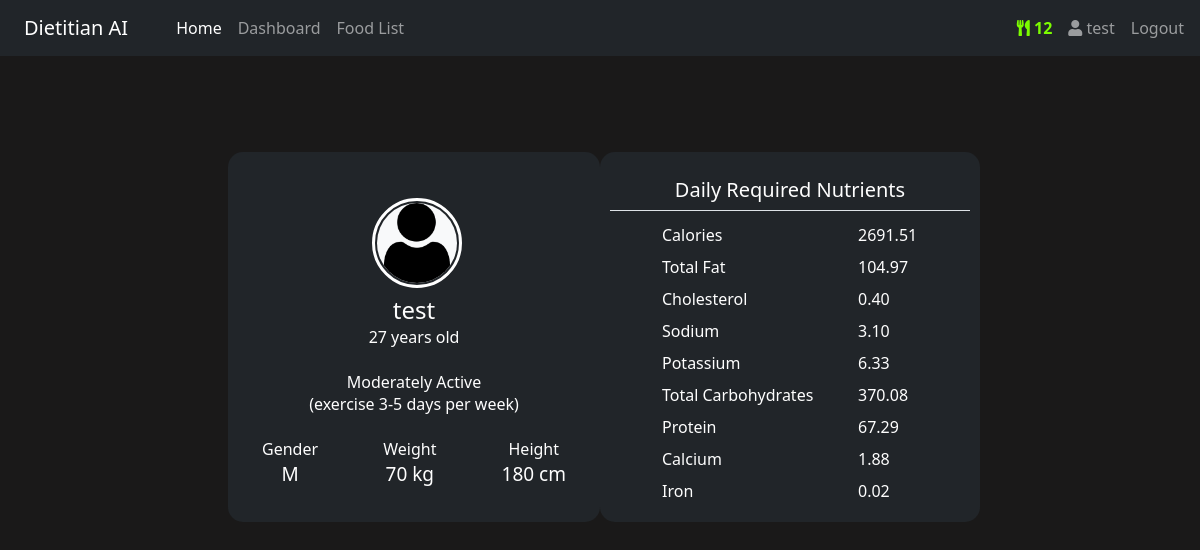
The app's page /profile (signed in) with its own data.
### market/models.py (models this page shows, shortened)
class User(db.Model, UserMixin):
    id=db.Column(db.Integer(), primary_key=True)
    username = db.Column(db.String(length=30), nullable=False, unique=True)
    email_address= db.Column(db.String(length=50), nullable=False, unique=True)
    password_hash = db.Column(db.String(length=60), nullable=False)
    age = db.Column(db.Integer(), nullable=False)
    height = db.Column(db.Integer(), nullable=False)
    weight = db.Column(db.Integer(), nullable=False)
    activity = db.Column(db.String(), nullable=False)
    gender = db.Column(db.String(), nullable=False)
    budget = db.Column(db.Integer(), nullable=False, default=0)
    items = db.relationship('Item', backref='owned_user', lazy=True)
    imgs = db.relationship('Upload', backref='owned_user', lazy=True)
    @property
    def password(self):
        return self.password

### market/routes.py (the view)
@app.route('/profile')
@login_required
def profile_page():
    if current_user.is_authenticated:
        count = Item.query.filter_by(owner=current_user.id).count()
        user = User.query.filter_by(id=current_user.id).first()
        activity = []
        if user.activity == '1.2':
            activity.append("Sedentary")
            activity.append("(little or no exercise)")
        if user.activity == '1.375':
            activity.append("Lightly Active")
            activity.append("(exercise 1-3 days per week)")
        if user.activity == '1.55':
            activity.append("Moderately Active")
            activity.append("(exercise 3-5 days per week)")
        if user.activity == '1.725':
            activity.append("Very Active")
            activity.append("(exercise 6-7 days per week)")
        if user.activity == '1.9':
            activity.append("Extra Active")
            activity.append("(hard exercise or physical job")
        daily_Nutritional_caloriesBased = daily_calories()
        return render_template('profile.html',count=count,user=user,activity=activity,daily_Nutrients=daily_Nutritional_caloriesBased)
    else:
        redirect(url_for('login_page'))

### market/globalUtility.py (called while the page is built)
def daily_calories():
    standard_value = [2000,78,0.3,2.3,4.7,275,50,1.4,0.018]
    daily=[]
    user_details=User.query.filter(User.id==current_user.id).first()
    if user_details.gender=='M':
        bmr = 88.36 + (13.4 * float(user_details.weight)) + (4.8 * float(user_details.height)) - (5.7 * float(user_details.age))
        tdee = bmr*float(user_details.activity)
        factor = tdee/2000
        for i,items in enumerate(standard_value):
            daily.append(items*factor)
    if user_details.gender=='F':
        bmr = 447.6 + (9.2 * float(user_details.weight)) + (3.1 * float(user_details.height)) - (4.3 * float(user_details.age))
        tdee = bmr*float(user_details.activity)
        factor = tdee/2000
        for i,items in enumerate(standard_value):
            daily.append(items*factor)
    return daily

### market/models.py (called while the page is built)
@login_manager.user_loader
def load_user(user_id):
    return User.query.get(int(user_id))

### market/templates/profile.html
{% extends 'base.html' %} {% block title %} Dashboard {% endblock %}
{% block content %}
<div class="container">
    <div class="row mt-5 pt-5 gx-0">
        <div class="col-md-2"></div>
        <div class="col-md-4 px-0 mx-0">
            <div class="container d-flex justify-content-center align-items-center">
                 <div class="card">
                 <div class="upper">
                 </div>
                 <div class="user text-center">
                   <div class="profile">
                     <img src="static/images/user.png" class="rounded-circle bg-light" width="80">
                   </div>
                 </div>
                 <div class="mt-5 text-center">
                   <h4 class="mb-0">{{user.username}}</h4>
                   <span class="d-block mb-0">{{user.age}} years old</span>
                   <div class="d-flex justify-content-between align-items-center mt-4 px-4 mb-4">
                    <div class="activity mx-auto">
                      <h6 class="mb-0">{{activity[0]}} </h6>
                      <span>{{activity[1]}}</span>
                    </div>
                  </div>
                   <div class="d-flex justify-content-between align-items-center mt-4 px-4 mb-4">
                     <div class="stats">
                       <h6 class="mb-0">Gender</h6>
                       <span>{{user.gender}}</span>
                     </div>
                     <div class="stats">
                       <h6 class="mb-0">Weight</h6>
                       <span>{{user.weight}} kg</span>
                     </div>
                     <div class="stats">
                       <h6 class="mb-0">Height</h6>
                       <span>{{user.height}} cm</span>
                     </div>
                   </div>
                 </div>
                </div>
            </div>
        </div>
        <div class="col-md-4 px-0 mx-0">
            <div class="card">
                <h5 class="mx-auto text-center pb-2 border-bottom w-100 pt-3">Daily Required Nutrients</h5>
                <div class="container">
                    <div class="row my-1 px-4">
                        <div class="col-md-1"></div>
                        <div class="col-md-7">Calories</div>
                        <div class="col-md-4">{{'%0.2f'| format(daily_Nutrients[0]|float)}}</div>
                    </div>
                    <div class="row my-2 px-4">
                        <div class="col-md-1"></div>
                        <div class="col-md-7">Total Fat</div>
                        <div class="col-md-4">{{'%0.2f'| format(daily_Nutrients[1]|float)}}</div>
                    </div>
                    <div class="row my-2 px-4">
                        <div class="col-md-1"></div>
                        <div class="col-md-7">Cholesterol</div>
                        <div class="col-md-4">{{'%0.2f'| format(daily_Nutrients[2]|float)}}</div>
                    </div>
                    <div class="row my-2 px-4">
                        <div class="col-md-1"></div>
                        <div class="col-md-7">Sodium</div>
                        <div class="col-md-4">{{'%0.2f'| format(daily_Nutrients[3]|float)}}</div>
                    </div>
                    <div class="row my-2 px-4">
                        <div class="col-md-1"></div>
                        <div class="col-md-7">Potassium</div>
                        <div class="col-md-4">{{'%0.2f'| format(daily_Nutrients[4]|float)}}</div>
                    </div>
                    <div class="row my-2 px-4">
                        <div class="col-md-1"></div>
                        <div class="col-md-7">Total Carbohydrates</div>
                        <div class="col-md-4">{{'%0.2f'| format(daily_Nutrients[5]|float)}}</div>
                    </div>
                    <div class="row my-2 px-4">
                        <div class="col-md-1"></div>
                        <div class="col-md-7">Protein</div>
                        <div class="col-md-4">{{'%0.2f'| format(daily_Nutrients[6]|float)}}</div>
                    </div>
                    <div class="row my-2 px-4">
                        <div class="col-md-1"></div>
                        <div class="col-md-7">Calcium</div>
                        <div class="col-md-4">{{'%0.2f'| format(daily_Nutrients[7]|float)}}</div>
                    </div>
                    <div class="row my-2 px-4">
                        <div class="col-md-1"></div>
                        <div class="col-md-7">Iron</div>
                        <div class="col-md-4">{{'%0.2f'| format(daily_Nutrients[8]|float)}}</div>
                    </div>
                </div>
            </div>
        </div>
        <div class="col-md-2"></div>
    </div>
</div>
{% endblock %}

### market/templates/base.html (shortened to what this page needs)
<!DOCTYPE html>
<html lang="en">
  <head>
    <link href="https://cdn.jsdelivr.net/npm/bootstrap@5.0.2/dist/css/bootstrap.min.css" rel="stylesheet"
>
    <link rel="stylesheet" href="https://cdnjs.cloudflare.com/ajax/libs/font-awesome/5.9.0/css/all.min.css"
 />
    <link rel="stylesheet"  href="{{ url_for('static', filename='style.css') }}">
  </head>
  <body>
    <div class="contents">
    <nav class="navbar sticky-top navbar-expand-lg navbar-dark bg-dark">
      <a class="navbar-brand ms-4" href="{{url_for('home_page')}}">Dietitian AI</a>
      <div class="collapse navbar-collapse" id="navbarNav">
        <ul class="navbar-nav me-auto mb-2 mb-lg-0 ps-4">
          <li class="nav-item">
            <a class="nav-link active" href="{{url_for('home_page')}}"
              >Home <span class="sr-only">(current)</span></a
            >
          </li>
          <li class="nav-item">
            <a class="nav-link" href="{{url_for('food_page')}}">Dashboard</a>
          </li>
          <li class="nav-item">
            <a class="nav-link" href="{{url_for('mealList_page')}}">Food List</a>
          </li>
        </ul>
        {% if current_user.is_authenticated %}
          <ul class="navbar-nav me-2 ps-4">
            <li class="nav-item">
              <a class="nav-link" style="color:lawngreen; font-weight: bold">
                <i class="fas fa-solid fa-utensils"></i>
                {{ count }}
              </a>
            </li>
            <li class="nav-item">
              <a class="nav-link" href="{{url_for('profile_page')}}"  ><i class="fas fa-solid fa-user"></i> {{ current_user.username}}</a>
            </li>
            <li class="nav-item">
              <a class="nav-link" href="{{url_for('logout_page')}}">Logout</a>
            </li>
          </ul>
        {% endif %}
      </div>
    </nav>
    {% block content %} {% endblock %}
  </div>
  </body>
</html>

### market/static/style.css (style rules this page uses)
body { background-color: #1a1919; color: white; }
a { text-decoration: none; }
.navbar { z-index: 1000; }
ul { list-style-type: none; padding: 0; margin: 0; color: red; }
.card { color: #fefefe; width: 380px; border: none; border-radius: 15px; padding: 10px; background-color: #212529; position: relative; height: 370px; }
.upper { top:0px; height: 100px; }
.user { position: relative; }
.profile img { height: 80px; width: 80px; margin-top:2px; }
.profile { position: absolute; top:-50px; left: 38%; height: 90px; width: 90px; border:3px solid #fff; border-radius: 50%; }
.stats span { font-size: 19px; color: #fefefe; }
.stats { color: #fefefe; }

### records on screen
User: username "test", age "27", gender "M", weight "70", height "180"

### other values on screen
{{ count }} "12"
{{ activity[0] }} "Moderately Active"
{{ activity[1] }} "(exercise 3-5 days per week)"
{{ '%0.2f'| format(daily_Nutrients[0]|float) }} "2691.51"
{{ '%0.2f'| format(daily_Nutrients[1]|float) }} "104.97"
{{ '%0.2f'| format(daily_Nutrients[2]|float) }} "0.40"
{{ '%0.2f'| format(daily_Nutrients[3]|float) }} "3.10"
{{ '%0.2f'| format(daily_Nutrients[4]|float) }} "6.33"
{{ '%0.2f'| format(daily_Nutrients[5]|float) }} "370.08"
{{ '%0.2f'| format(daily_Nutrients[6]|float) }} "67.29"
{{ '%0.2f'| format(daily_Nutrients[7]|float) }} "1.88"
{{ '%0.2f'| format(daily_Nutrients[8]|float) }} "0.02"
